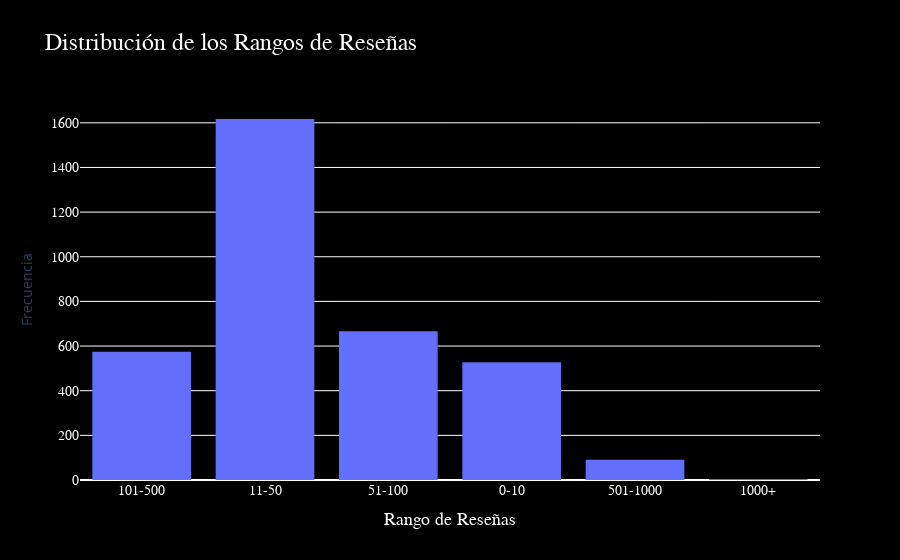

The code cell stored with this chart in its notebook:
### Code cell
import pandas as pd
import plotly.express as px


# Crear el gráfico con Plotly
fig = px.histogram(rangos_df, x='review_range', title='Distribución de los Rangos de Reseñas', labels={'review_range': 'Rango de Reseñas', 'count': 'Frecuencia'})

# Mejorar la estética del gráfico con fondo negro
fig.update_layout(
    title_font=dict(size=24, family='Arial, sans-serif', color='white'),
    xaxis_title_font=dict(size=18, family='Arial, sans-serif', color='white'),
    yaxis_title_font=dict(size=18, family='Arial, sans-serif', color='white'),
    xaxis_tickfont=dict(size=14, family='Arial, sans-serif', color='white'),
    yaxis_tickfont=dict(size=14, family='Arial, sans-serif', color='white'),
    bargap=0.2,
    yaxis_title='Frecuencia',
    plot_bgcolor='black',
    paper_bgcolor='black'
)

# Guardar el gráfico como HTML
fig.write_html('review_ranges_distribution_black_background.html')

# Mostrar el gráfico
fig.show()

### Figure 1 — Plotly figure (JSON) as saved in the notebook; plotly's stock layout.template omitted (floating-point values rounded to 4 significant figures; data arrays with more than 128 entries replaced by an {"elided": "..."} marker saying what was removed)
{"data": [{"alignmentgroup": "True", "bingroup": "x", "hovertemplate": "Rango de Reseñas=%{x}<br>count=%{y}<extra></extra>", "legendgroup": "", "marker": {"color": "#636efa", "pattern": {"shape": ""}}, "name": "", "offsetgroup": "", "orientation": "v", "showlegend": false, "type": "histogram", "x": {"elided": "3479 str values"}, "xaxis": "x", "yaxis": "y"}], "layout": {"bargap": 0.2, "barmode": "relative", "legend": {"tracegroupgap": 0}, "paper_bgcolor": "black", "plot_bgcolor": "black", "title": {"font": {"color": "white", "family": "Arial, sans-serif", "size": 24}, "text": "Distribución de los Rangos de Reseñas"}, "xaxis": {"anchor": "y", "domain": [0, 1], "tickfont": {"color": "white", "family": "Arial, sans-serif", "size": 14}, "title": {"font": {"color": "white", "family": "Arial, sans-serif", "size": 18}, "text": "Rango de Reseñas"}}, "yaxis": {"anchor": "x", "domain": [0, 1], "tickfont": {"color": "white", "family": "Arial, sans-serif", "size": 14}, "title": {"text": "Frecuencia"}}}}
